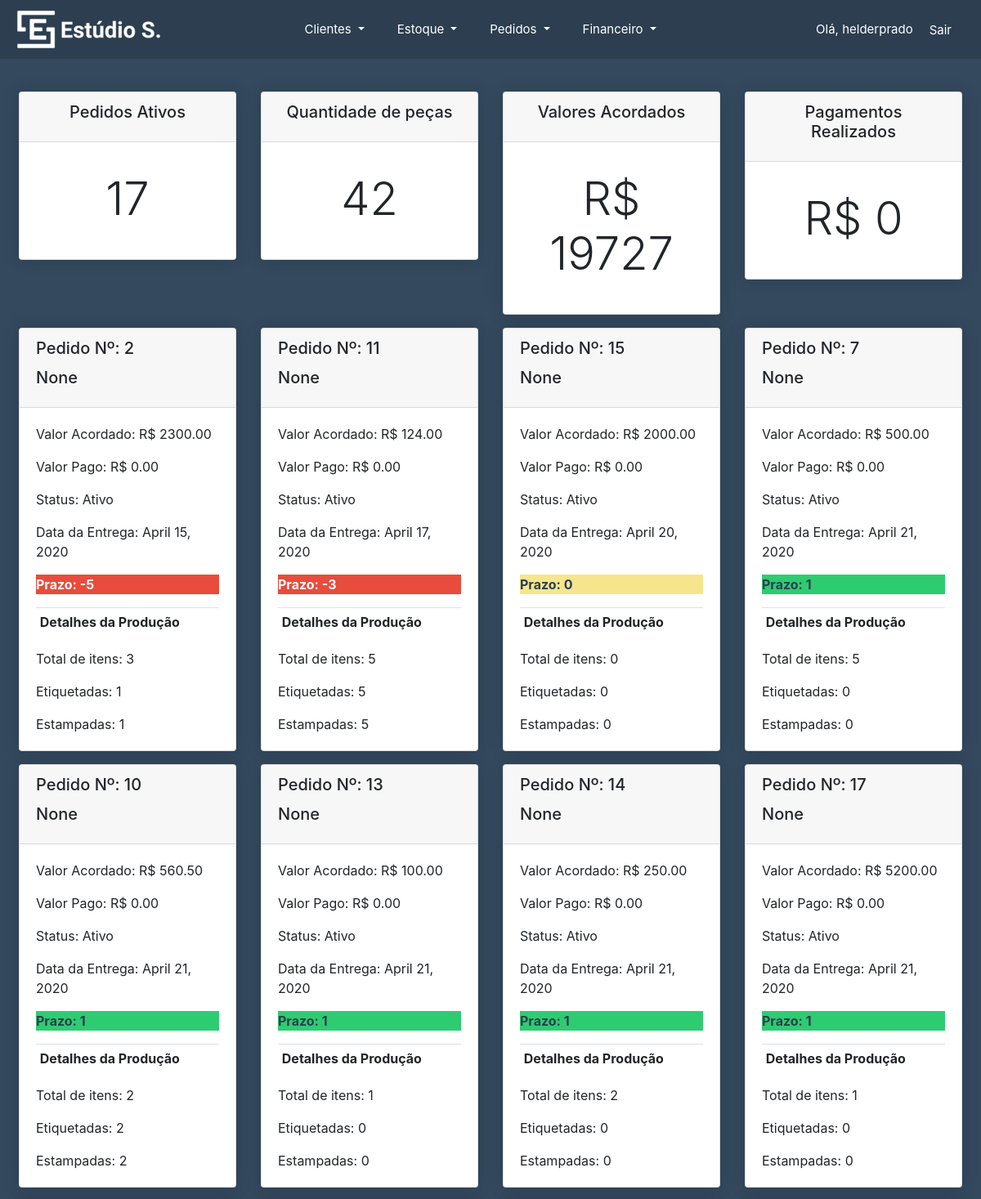
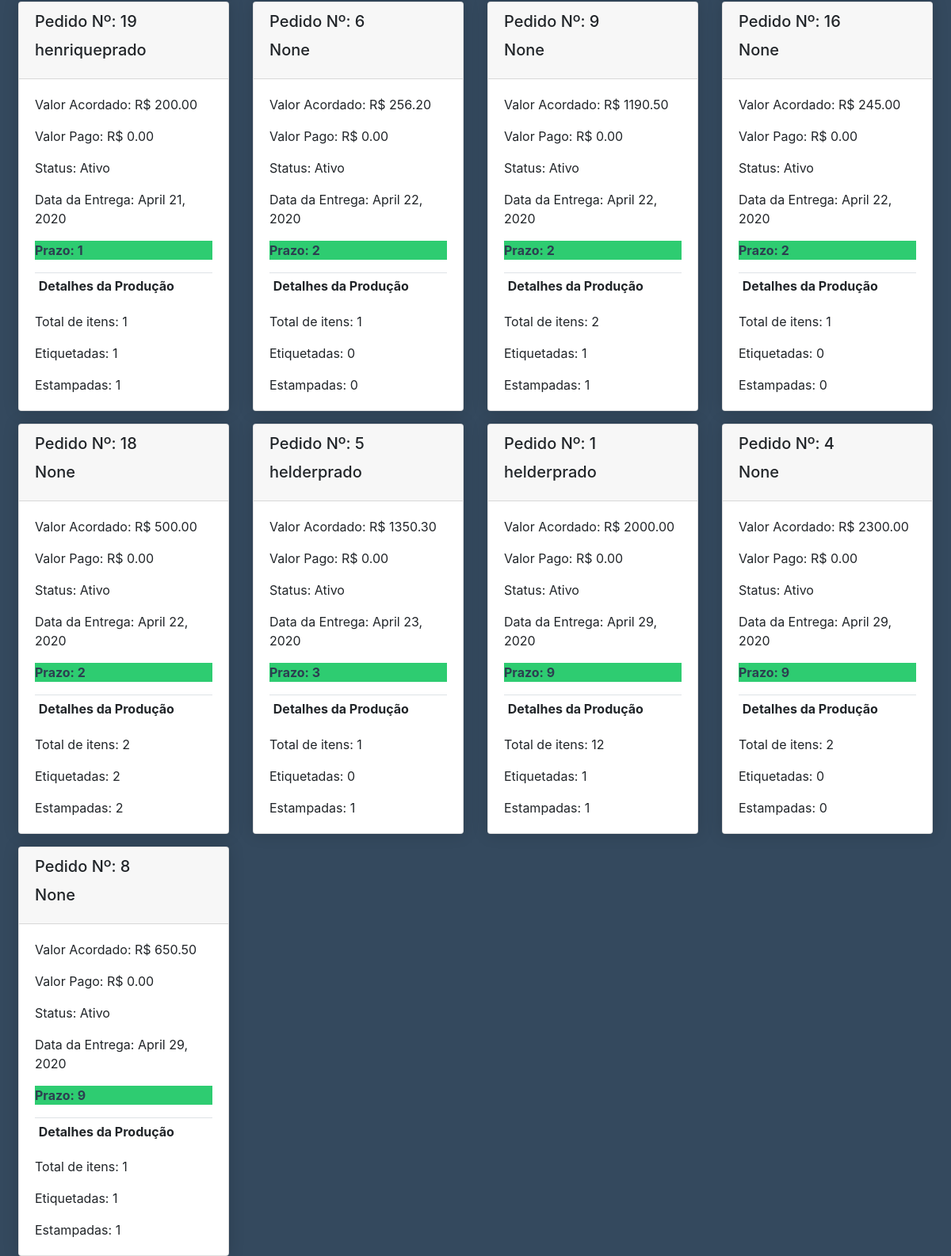
/pedidos_ativos/ (signed in), run on the app's committed database (2 pictures, top to bottom).
### estoque/models.py (models this page shows, shortened)
class Pedidos(models.Model):
	data = models.DateTimeField(auto_now_add=True, null=True, blank=True)
	cliente = models.ForeignKey(Clientes, to_field='nome', on_delete= models.SET_NULL, null=True)
	valor_acordado = models.DecimalField(max_digits=1000, decimal_places=2)
	valor_pago = models.DecimalField(max_digits=1000, decimal_places=2, default=0)
	status = models.CharField(default="Ativo", max_length = 100, blank=True, null=False)
	prazo = models.DateField(null=True, blank=True)
	class Meta:
		ordering = ['prazo',]

### cliente/models.py (models this page shows)
class Clientes(models.Model):
	user = models.OneToOneField(User, null=True, on_delete=models.CASCADE)
	data = models.DateTimeField(auto_now_add=True, null=True, blank=True)
	nome = models.CharField(max_length=200, unique=True)
	telefone = models.CharField(max_length=200, null=True, blank=True)
	endereco = models.CharField(max_length=200, null=True, blank=True)
	class Meta:
		ordering = ['nome',]
	def __str__(self):
		return str(self.user)

### estoque/decorators.py (the view)
		def wrapper_func(request, *args, **kwargs):
			group = None
			if request.user.groups.exists():
				group = request.user.groups.all()[0].name
			if group in allowed_roles:
				return view_func(request, *args, **kwargs)
			else:
				return HttpResponse('Você não está autorizado a acessar essa página.')

### estoque/templatetags/estampada.py (called while the page is built)
@register.filter
def estampada(pedido):
    return pedido.filter(estampada=True).count()

### estoque/templatetags/etiquetada.py (called while the page is built)
@register.filter
def etiquetada(pedido):
    return pedido.filter(etiquetagem=True).count()

### estoque/templatetags/prazo.py (called while the page is built)
@register.filter
def prazo(date):
    prazo = date - datetime.now().date()
    return prazo.days

### estoque/views.py (called while the page is built)
@login_required(login_url='login')
@allowed_users(allowed_roles='admin')
def pedidos_ativos_view(request):
	pedidos = Pedidos.objects.all()
	pedidos_ativos = pedidos.filter(status="Ativo")
	valores_acordados = pedidos_ativos.aggregate(Sum('valor_acordado'))
	soma_valores_acordados = valores_acordados['valor_acordado__sum']
	valores_pagos = pedidos_ativos.aggregate(Sum('valor_pago'))
	soma_valores_pagos = valores_pagos['valor_pago__sum']
	quantidade_ativos = pedidos_ativos.count()
	contagem = 0
	for pedido in pedidos_ativos:
		contagem += pedido.itenspedido_set.all().count()
	context = {
		'pedidos': pedidos,
		'pedidos_ativos': pedidos_ativos,
		'quantidade_ativos': quantidade_ativos,
		'soma_valores_acordados': soma_valores_acordados,
		'soma_valores_pagos': soma_valores_pagos,
		'contagem': contagem
	}
	return render(request, 'pedidos_ativos.html', context)

### estoque/templates/pedidos_ativos.html (shortened to what this page needs)
{% extends 'base.html' %}
{% load etiquetada %}
{% load estampada %}
{% load prazo %}
{% load bootstrap %}
{% block content %}
<br>
<body style="background-color: #34495e;">
<div class="row ml-2 mr-2">
	<div class="col-sm-3">
	    <div class="card mt-3">
	    	<div class="card-header">
	      		<h5 class="card-title"><center>Pedidos Ativos</center></h5>
			</div>
	      <div class="card-body pb-4">
		        <p class="card-text"><h1 class="display-4"><center>{{ pedidos_ativos.all.count }}</center></h1></p>
	      </div>
	    </div>
	  </div>
	  <div class="col-sm-3">
	    <div class="card mt-3">
	    	<div class="card-header">
	      		<h5 class="card-title"><center>Quantidade de peças</center></h5>
			</div>
	      <div class="card-body pb-4">
		        <p class="card-text"><h1 class="display-4"><center>{{ contagem }}</center></h1></p>
	      </div>
	    </div>
	  </div>
	  <div class="col-sm-3">
	    <div class="card mt-3">
	    	<div class="card-header">
	      		<h5 class="card-title"><center>Valores Acordados</center></h5>
			</div>
	      <div class="card-body pb-4">
		        <p class="card-text"><h1 class="display-4"><center>R$ {{ soma_valores_acordados }}</center></h1></p>
	      </div>
	    </div>
	  </div>
	  <div class="col-sm-3">
	    <div class="card mt-3">
	    	<div class="card-header">
	      		<h5 class="card-title"><center>Pagamentos Realizados</center></h5>
			</div>
	      <div class="card-body pb-4">
		        <p class="card-text"><h1 class="display-4"><center>R$ {{ soma_valores_pagos }}</center></h1></p>
	      </div>
	    </div>
	  </div>
</div>
<div class="row ml-2 mr-2">
	{% for pedido in pedidos_ativos %}
		{% if pedido.prazo|prazo == 0 %}
		  <div class="col-sm-3">
		    <div class="card mt-3">
		    	<div class="card-header">
		      		<h5 class="card-title">Pedido Nº: {{ pedido.id }}</h5>
		        	<h5 class="card-title">{{ pedido.cliente }}</h5>
				</div>
		      <div class="card-body pb-1">
			        <p class="card-text">Valor Acordado: R$ {{ pedido.valor_acordado }}</p>
			        <p class="card-text">Valor Pago: R$ {{ pedido.valor_pago }}</p>
			        <p class="card-text">Status: {{ pedido.status }}</p>
			        <p class="card-text">Data da Entrega: {{ pedido.prazo }}</p>
			        <p class="card-text-0">Prazo: {{ pedido.prazo|prazo }}</p>
						<table class="table table-sm">
							<tr>
								<th>Detalhes da Produção</th>
							</tr>
						</table>
					<p class="card-text">Total de itens: {{ pedido.itenspedido_set.all.count }}</p>
					<p class="card-text">Etiquetadas: {{ pedido.itenspedido_set | etiquetada }}</p>
					<p class="card-text">Estampadas: {{ pedido.itenspedido_set | estampada }}</p>
		      </div>
		    </div>
		  </div>
		{% elif pedido.prazo|prazo < 0 %}
		  <div class="col-sm-3">
		    <div class="card mt-3">
		    	<div class="card-header">
		      		<h5 class="card-title">Pedido Nº: {{ pedido.id }}</h5>
		        	<h5 class="card-title">{{ pedido.cliente }}</h5>
				</div>
		      <div class="card-body pb-1 ">
			        <p class="card-text">Valor Acordado: R$ {{ pedido.valor_acordado }}</p>
			        <p class="card-text">Valor Pago: R$ {{ pedido.valor_pago }}</p>
			        <p class="card-text">Status: {{ pedido.status }}</p>
			        <p class="card-text">Data da Entrega: {{ pedido.prazo }}</p>
			        <p class="card-text-atrasado">Prazo: {{ pedido.prazo | prazo }}</p>
						<table class="table table-sm">
							<tr>
								<th>Detalhes da Produção</th>
							</tr>
						</table>
					<p class="card-text">Total de itens: {{ pedido.itenspedido_set.all.count }}</p>
					<p class="card-text">Etiquetadas: {{ pedido.itenspedido_set | etiquetada }}</p>
					<p class="card-text">Estampadas: {{ pedido.itenspedido_set | estampada }}</p>
		      </div>
		    </div>
		  </div>
		{% else %}
		  <div class="col-sm-3">
		    <div class="card mt-3">
		    	<div class="card-header">
		      		<h5 class="card-title">Pedido Nº: {{ pedido.id }}</h5>
		        	<h5 class="card-title">{{ pedido.cliente }}</h5>
				</div>
		      <div class="card-body pb-1 ">
			        <p class="card-text">Valor Acordado: R$ {{ pedido.valor_acordado }}</p>
			        <p class="card-text">Valor Pago: R$ {{ pedido.valor_pago }}</p>
			        <p class="card-text">Status: {{ pedido.status }}</p>
			        <p class="card-text">Data da Entrega: {{ pedido.prazo }}</p>
			        <p class="card-text-prazo">Prazo: {{ pedido.prazo | prazo }}</p>
						<table class="table table-sm">
							<tr>
								<th>Detalhes da Produção</th>
							</tr>
						</table>
					<p class="card-text">Total de itens: {{ pedido.itenspedido_set.all.count }}</p>
					<p class="card-text">Etiquetadas: {{ pedido.itenspedido_set | etiquetada }}</p>
					<p class="card-text">Estampadas: {{ pedido.itenspedido_set | estampada }}</p>
		      </div>
		    </div>
		  </div>
		{% endif %}
	  <br>
	{% endfor %}
</div>
{% endblock %}

### estoque/templates/base.html (shortened to what this page needs)
{% load static %}
<!doctype html>
<html lang="en">
  <head>
    <link rel="stylesheet" href="https://stackpath.bootstrapcdn.com/bootstrap/4.4.1/css/bootstrap.min.css">
    <link rel="stylesheet" href="{% static 'css/main.css' %}" >
  </head>
  <body>
    <nav class="navbar static-top navbar-expand-lg navbar-dark bg-dark">
      <img src="{% static 'images/logo.png' %}">
      <div class="collapse navbar-collapse" id="navbarSupportedContent">
      {% if request.user.is_staff %}
        <ul class="navbar-nav w-100 justify-content-center">
          <li class="nav-item dropdown mr-4">
            <a class="nav-link text-white dropdown-toggle" href="" id="navbarDropdown" role="button" data-toggle="dropdown" aria-haspopup="true" aria-expanded="">
              Clientes
            </a>
          </li>
          <li class="nav-item dropdown mr-4">
            <a class="nav-link text-white dropdown-toggle" href="" id="navbarDropdown" role="button" data-toggle="dropdown" aria-haspopup="true" aria-expanded="false">
              Estoque
            </a>
          </li>
          <li class="nav-item dropdown mr-4">
            <a class="nav-link text-white dropdown-toggle" href="" id="navbarDropdown" role="button" data-toggle="dropdown" aria-haspopup="true" aria-expanded="false">
              Pedidos
            </a>
          </li>
          <li class="nav-item dropdown mr-4">
            <a class="nav-link text-white dropdown-toggle" href="" id="navbarDropdown" role="button" data-toggle="dropdown" aria-haspopup="true" aria-expanded="false">
              Financeiro
            </a>
          </li>
        </ul>
      {% endif %}
      </div>
      <span class="hello-msg">Olá, {{ request.user }} </span>
      <span><a class="hello-msg" href="{% url 'logout' %}">Sair</a></span>
    </nav>
    {% block content %}
    {% endblock %}
  </body>
</html>

### static/css/main.css (style rules this page uses)
.table { background-color: white; }
.navbar { background: #2c3e50 !important; }
.hello-msg { font-size: 15px !important; color: #fff !important; margin-right: 20px !important; }
.nav-item { font-size: 15px !important; }

### estoque/templates/pedidos_ativos.html (style rules this page uses)
.card { box-shadow: 0 0 20px rgba(0, 0, 0, 0.15); }
.card-text-0 { background-color: #f6e58d; font-weight: bold; color: #2c3e50; }
.card-text-prazo { background-color: #2ecc71; font-weight: bold; color: #2c3e50; }
.card-text-atrasado { background-color: #e74c3c; font-weight: bold; color: white; }

### data on the page
Pedidos: id "2", cliente "None", valor_acordado "2300.00", valor_pago "0.00", status "Ativo", prazo "April 15, 2020", prazo|prazo "-5", itenspedido_set.all.count "3", itenspedido_set|etiquetada "1", itenspedido_set|estampada "1"
Pedidos: id "11", cliente "None", valor_acordado "124.00", valor_pago "0.00", status "Ativo", prazo "April 17, 2020", prazo|prazo "-3", itenspedido_set.all.count "5", itenspedido_set|etiquetada "5", itenspedido_set|estampada "5"
Pedidos: id "15", cliente "None", valor_acordado "2000.00", valor_pago "0.00", status "Ativo", prazo "April 20, 2020", prazo|prazo "0", itenspedido_set.all.count "0", itenspedido_set|etiquetada "0", itenspedido_set|estampada "0"
Pedidos: id "7", cliente "None", valor_acordado "500.00", valor_pago "0.00", status "Ativo", prazo "April 21, 2020", prazo|prazo "1", itenspedido_set.all.count "5", itenspedido_set|etiquetada "0", itenspedido_set|estampada "0"
Pedidos: id "10", cliente "None", valor_acordado "560.50", valor_pago "0.00", status "Ativo", prazo "April 21, 2020", prazo|prazo "1", itenspedido_set.all.count "2", itenspedido_set|etiquetada "2", itenspedido_set|estampada "2"
Pedidos: id "13", cliente "None", valor_acordado "100.00", valor_pago "0.00", status "Ativo", prazo "April 21, 2020", prazo|prazo "1", itenspedido_set.all.count "1", itenspedido_set|etiquetada "0", itenspedido_set|estampada "0"
Pedidos: id "14", cliente "None", valor_acordado "250.00", valor_pago "0.00", status "Ativo", prazo "April 21, 2020", prazo|prazo "1", itenspedido_set.all.count "2", itenspedido_set|etiquetada "0", itenspedido_set|estampada "0"
Pedidos: id "17", cliente "None", valor_acordado "5200.00", valor_pago "0.00", status "Ativo", prazo "April 21, 2020", prazo|prazo "1", itenspedido_set.all.count "1", itenspedido_set|etiquetada "0", itenspedido_set|estampada "0"
Pedidos: id "19", cliente "henriqueprado", valor_acordado "200.00", valor_pago "0.00", status "Ativo", prazo "April 21, 2020", prazo|prazo "1", itenspedido_set.all.count "1", itenspedido_set|etiquetada "1", itenspedido_set|estampada "1"
Pedidos: id "6", cliente "None", valor_acordado "256.20", valor_pago "0.00", status "Ativo", prazo "April 22, 2020", prazo|prazo "2", itenspedido_set.all.count "1", itenspedido_set|etiquetada "0", itenspedido_set|estampada "0"
Pedidos: id "9", cliente "None", valor_acordado "1190.50", valor_pago "0.00", status "Ativo", prazo "April 22, 2020", prazo|prazo "2", itenspedido_set.all.count "2", itenspedido_set|etiquetada "1", itenspedido_set|estampada "1"
Pedidos: id "16", cliente "None", valor_acordado "245.00", valor_pago "0.00", status "Ativo", prazo "April 22, 2020", prazo|prazo "2", itenspedido_set.all.count "1", itenspedido_set|etiquetada "0", itenspedido_set|estampada "0"
Pedidos: id "18", cliente "None", valor_acordado "500.00", valor_pago "0.00", status "Ativo", prazo "April 22, 2020", prazo|prazo "2", itenspedido_set.all.count "2", itenspedido_set|etiquetada "2", itenspedido_set|estampada "2"
Pedidos: id "5", cliente "helderprado", valor_acordado "1350.30", valor_pago "0.00", status "Ativo", prazo "April 23, 2020", prazo|prazo "3", itenspedido_set.all.count "1", itenspedido_set|etiquetada "0", itenspedido_set|estampada "1"
Pedidos: id "1", cliente "helderprado", valor_acordado "2000.00", valor_pago "0.00", status "Ativo", prazo "April 29, 2020", prazo|prazo "9", itenspedido_set.all.count "12", itenspedido_set|etiquetada "1", itenspedido_set|estampada "1"
Pedidos: id "4", cliente "None", valor_acordado "2300.00", valor_pago "0.00", status "Ativo", prazo "April 29, 2020", prazo|prazo "9", itenspedido_set.all.count "2", itenspedido_set|etiquetada "0", itenspedido_set|estampada "0"
Pedidos: id "8", cliente "None", valor_acordado "650.50", valor_pago "0.00", status "Ativo", prazo "April 29, 2020", prazo|prazo "9", itenspedido_set.all.count "1", itenspedido_set|etiquetada "1", itenspedido_set|estampada "1"

### other printed values
{{ request.user }} "helderprado"
{{ pedidos_ativos.all.count }} "17"
{{ contagem }} "42"
{{ soma_valores_acordados }} "19727"
{{ soma_valores_pagos }} "0"
